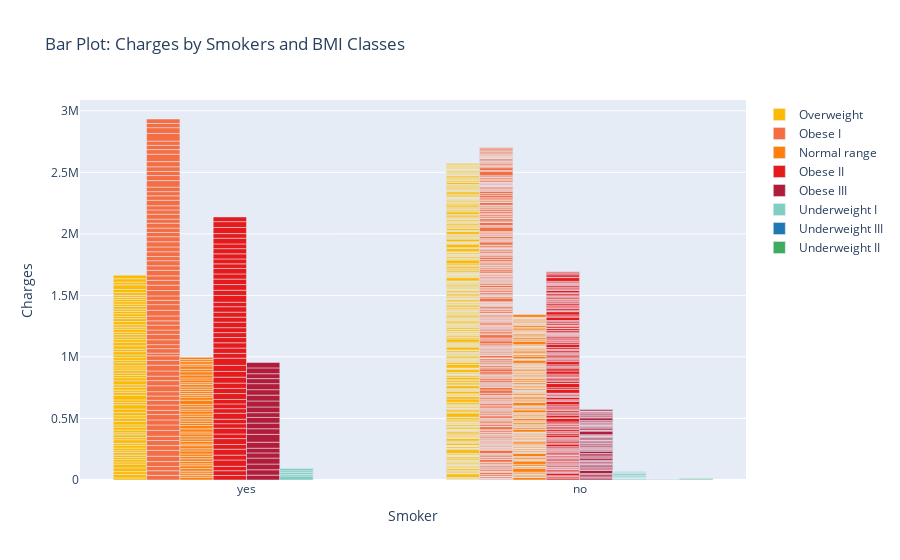

Notebook code cell kept with this figure:
### Markdown cell above
#### This graph shows the charges with respect to the BMI classes for smokers, yes or no, and clearly shows that for people who don’t smoke have less charges but in the less charges with higher obesity, the charges increases

### Code cell
import plotly.graph_objects as go

# Define custom color scale for 'bmi_classes'
color_scale = {
    'Underweight III': 'rgb(31, 119, 180)',  # Blue
    'Underweight II': 'rgb(65, 171, 93)',    # Green
    'Underweight I': 'rgb(128, 205, 193)',   # Light Green
    'Normal range': 'rgb(255, 127, 14)',     # Orange
    'Overweight': 'rgb(252, 186, 3)',        # Yellow
    'Obese I': 'rgb(244, 109, 67)',          # Light Red
    'Obese II': 'rgb(228, 26, 28)',          # Red
    'Obese III': 'rgb(176, 28, 58)'          # Dark Red
}
# Create the bar plot using Plotly
fig = go.Figure()

# Add the bar trace for each 'bmi_classes' category
for bmi_class in df['bmi_classes'].unique():
    data_filtered = df[df['bmi_classes'] == bmi_class]
    fig.add_trace(go.Bar(
        x=data_filtered['smoker'],
        y=data_filtered['charges'],
        name=bmi_class,
        marker_color=color_scale[bmi_class]
    ))

# Set the chart title and axis labels
fig.update_layout(
    title='Bar Plot: Charges by Smokers and BMI Classes',
    xaxis_title='Smoker',
    yaxis_title='Charges'
)

# Show the plot
fig.show()

### Figure 1 — Plotly figure (JSON) as saved in the notebook; plotly's stock layout.template omitted (floating-point values rounded to 4 significant figures; data arrays with more than 128 entries replaced by an {"elided": "..."} marker saying what was removed)
{"data": [{"marker": {"color": "rgb(252, 186, 3)"}, "name": "Overweight", "type": "bar", "x": {"elided": "386 str values"}, "y": {"elided": "386 float values"}}, {"marker": {"color": "rgb(244, 109, 67)"}, "name": "Obese I", "type": "bar", "x": {"elided": "391 str values"}, "y": {"elided": "391 float values"}}, {"marker": {"color": "rgb(255, 127, 14)"}, "name": "Normal range", "type": "bar", "x": {"elided": "225 str values"}, "y": {"elided": "225 float values"}}, {"marker": {"color": "rgb(228, 26, 28)"}, "name": "Obese II", "type": "bar", "x": {"elided": "225 str values"}, "y": {"elided": "225 float values"}}, {"marker": {"color": "rgb(176, 28, 58)"}, "name": "Obese III", "type": "bar", "x": ["yes", "no", "no", "no", "no", "yes", "no", "no", "no", "yes", "yes", "no", "yes", "no", "no", "no", "no", "yes", "no", "no", "no", "no", "no", "no", "no", "no", "yes", "no", "yes", "no", "yes", "no", "no", "no", "yes", "no", "no", "no", "no", "no", "no", "no", "no", "yes", "no", "no", "no", "no", "no", "no", "no", "no", "no", "no", "no", "yes", "no", "no", "no", "yes", "no", "no", "no", "yes", "no", "no", "no", "yes", "no", "no", "no", "yes", "yes", "no", "no", "yes", "no", "no", "yes", "no", "no", "no", "no", "no", "no", "no", "yes", "no", "no", "yes", "no"], "y": [39610.0, 10600.0, 11030.0, 11380.0, 13410.0, 43750.0, 6610.0, 24230.0, 5401.0, 46150.0, 48550.0, 9433.0, 42110.0, 11570.0, 10980.0, 8944.0, 1837.0, 38130.0, 5847.0, 8084.0, 12590.0, 1149.0, 4686.0, 15560.0, 12570.0, 3994.0, 48680.0, 13830.0, 63770.0, 11540.0, 45860.0, 17880.0, 9059.0, 6374.0, 45700.0, 4754.0, 6356.0, 5709.0, 11330.0, 6666.0, 9801.0, 3410.0, 6436.0, 46200.0, 12490.0, 5439.0, 3201.0, 9542.0, 9504.0, 1984.0, 9876.0, 2218.0, 1147.0, 5662.0, 4266.0, 38790.0, 28480.0, 6361.0, 2438.0, 46110.0, 11580.0, 13060.0, 1635.0, 48670.0, 2927.0, 9550.0, 2217.0, 47460.0, 1759.0, 7804.0, 8570.0, 44500.0, 48970.0, 5757.0, 9749.0, 40900.0, 3693.0, 20710.0, 39720.0, 3990.0, 5124.0, 10980.0, 11090.0, 7651.0, 8733.0, 3238.0, 47270.0, 4536.0, 1163.0, 43900.0, 11410.0]}, {"marker": {"color": "rgb(128, 205, 193)"}, "name": "Underweight I", "type": "bar", "x": ["no", "yes", "no", "no", "yes", "yes", "no", "yes", "no", "no", "no", "no", "no", "yes", "no", "no", "no"], "y": [2775.0, 32730.0, 9644.0, 1728.0, 12830.0, 15010.0, 1621.0, 14460.0, 2585.0, 2681.0, 11530.0, 6878.0, 13200.0, 19020.0, 9991.0, 5117.0, 3733.0]}, {"marker": {"color": "rgb(31, 119, 180)"}, "name": "Underweight III", "type": "bar", "x": ["no"], "y": [1695.0]}, {"marker": {"color": "rgb(65, 171, 93)"}, "name": "Underweight II", "type": "bar", "x": ["no", "no"], "y": [3167.0, 6641.0]}], "layout": {"title": {"text": "Bar Plot: Charges by Smokers and BMI Classes"}, "xaxis": {"title": {"text": "Smoker"}}, "yaxis": {"title": {"text": "Charges"}}}}
